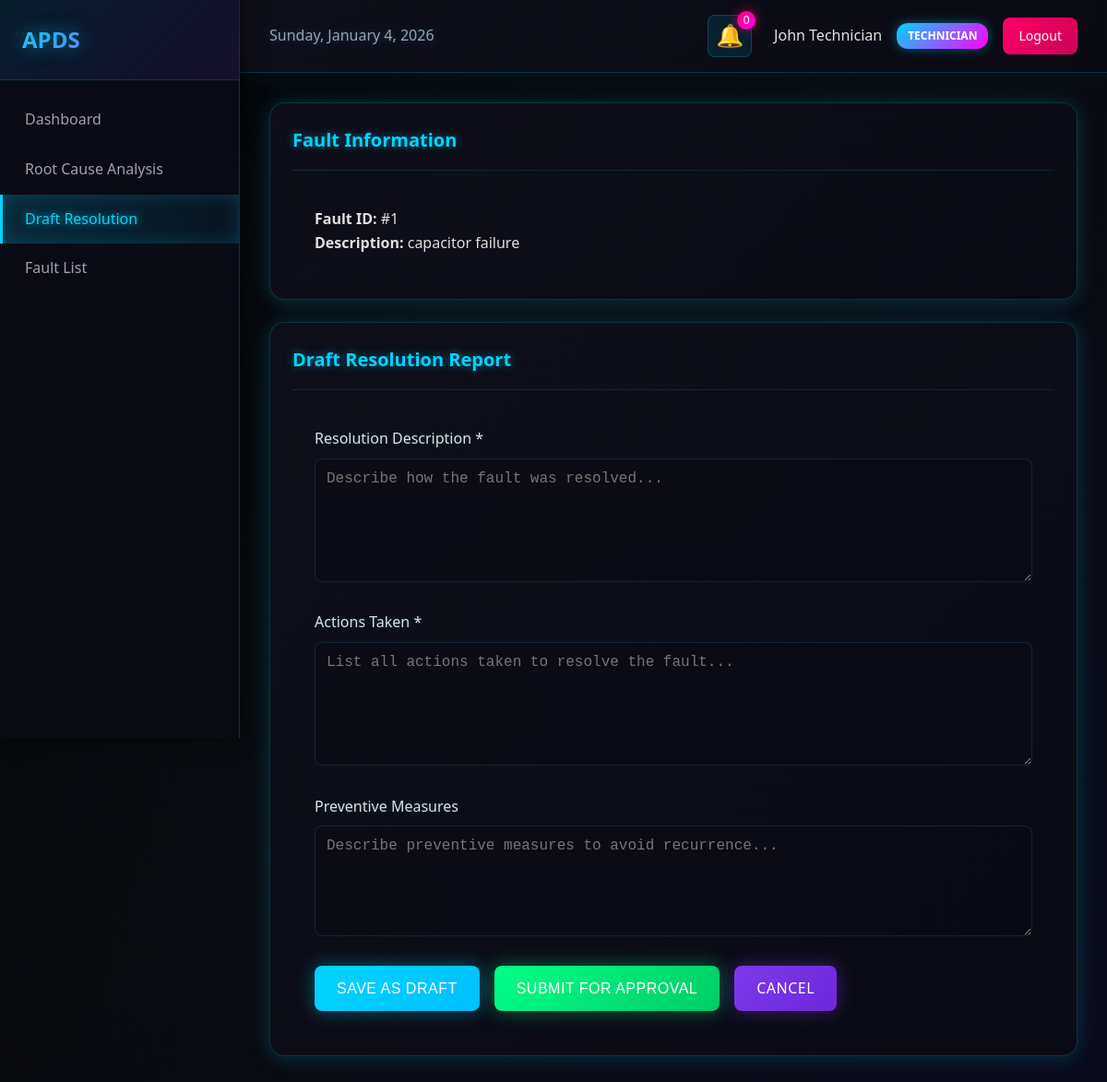
The app's page /forms/draft-resolution?fault_id=1 (signed in) with its own data.
### tables this page shows
CREATE TABLE users (
                id INTEGER PRIMARY KEY AUTOINCREMENT,
                username TEXT UNIQUE NOT NULL,
                email TEXT UNIQUE NOT NULL,
                password_hash TEXT NOT NULL,
                role TEXT NOT NULL CHECK(role IN ('technician', 'engineer', 'dm', 'dgm', 'vendor')),
                full_name TEXT NOT NULL,
                department TEXT,
                created_at TIMESTAMP DEFAULT CURRENT_TIMESTAMP,
                is_active INTEGER DEFAULT 1
            );

CREATE TABLE faults (
                id INTEGER PRIMARY KEY AUTOINCREMENT,
                equipment_id INTEGER NOT NULL,
                reported_by INTEGER NOT NULL,
                fault_description TEXT NOT NULL,
                severity TEXT NOT NULL CHECK(severity IN ('low', 'medium', 'high', 'critical')),
                status TEXT DEFAULT 'reported' CHECK(status IN ('reported', 'investigating', 'resolved', 'escalated')),
                reported_at TIMESTAMP DEFAULT CURRENT_TIMESTAMP,
                resolved_at TIMESTAMP,
                FOREIGN KEY (equipment_id) REFERENCES equipment(id),
                FOREIGN KEY (reported_by) REFERENCES users(id)
            );

### app/routes/form_routes.py (the view)
@forms_bp.route('/forms/draft-resolution')
def draft_resolution():
    auth_check = require_auth()
    if auth_check:
        return auth_check
    fault_id = request.args.get('fault_id')
    user = auth_controller.get_current_user()
    notifications = notification_controller.get_user_notifications(unread_only=True)
    fault = None
    if fault_id:
        fault_result = fault_controller.get_fault(int(fault_id))
        if fault_result.get('success'):
            fault = fault_result.get('data')
    return render_template('forms/draft_resolution.html',
                         user=user,
                         fault=fault,
                         notifications=notifications.get('data', []))

### app/controllers/auth_controller.py (called while the page is built)
    def get_current_user(self) -> dict:
        if 'user_id' not in session:
            return None
        user = self.auth_service.get_user_by_id(session['user_id'])
        if user:
            return user.to_dict()
        return None

    def is_authenticated(self) -> bool:
        return 'user_id' in session

### app/controllers/fault_controller.py (called while the page is built)
    def get_fault(self, fault_id: int) -> dict:
        try:
            fault = self.fault_service.get_fault_by_id(fault_id)
            if fault:
                return {
                    'success': True,
                    'data': fault.to_dict()
                }
            return {
                'success': False,
                'message': 'Fault not found'
            }
        except Exception as e:
            return {
                'success': False,
                'message': str(e)
            }

### app/controllers/notification_controller.py (called while the page is built)
    def get_user_notifications(self, unread_only: bool = False) -> dict:
        try:
            user_id = session.get('user_id')
            if not user_id:
                return {'success': False, 'message': 'Not authenticated'}
            notifications = self.notification_service.get_user_notifications(user_id, unread_only)
            return {
                'success': True,
                'data': [notif.to_dict() for notif in notifications]
            }
        except Exception as e:
            return {
                'success': False,
                'message': str(e)
            }

### app/models/fault.py (called while the page is built)
    @classmethod
    def from_dict(cls, data: dict):
        return cls(
            id=data.get('id'),
            equipment_id=data.get('equipment_id', 0),
            reported_by=data.get('reported_by', 0),
            fault_description=data.get('fault_description', ''),
            severity=data.get('severity', 'low'),
            status=data.get('status', 'reported'),
            reported_at=datetime.fromisoformat(data['reported_at']) if data.get('reported_at') else None,
            resolved_at=datetime.fromisoformat(data['resolved_at']) if data.get('resolved_at') else None
        )

### app/models/user.py (called while the page is built)
    def to_dict(self) -> dict:
        return {
            'id': self.id,
            'username': self.username,
            'email': self.email,
            'role': self.role,
            'full_name': self.full_name,
            'created_at': self.created_at.isoformat() if self.created_at else None,
            'is_active': self.is_active
        }

### app/repositories/base_repository.py (called while the page is built)
    def dict_to_row(self, row):
        if row:
            return dict(row)
        return None

### app/templates/forms/draft_resolution.html (shortened to what this page needs)
{% extends "base.html" %}
{% block sidebar_menu %}
<a href="{{ url_for('dashboard.engineer_dashboard') }}">Dashboard</a>
<a href="{{ url_for('forms.root_cause_analysis') }}">Root Cause Analysis</a>
<a href="{{ url_for('forms.draft_resolution') }}" class="active">Draft Resolution</a>
<a href="{{ url_for('views.fault_list') }}">Fault List</a>
{% endblock %}
{% block content %}
{% if fault %}
<div class="card" style="margin-bottom: 1.5rem;">
    <div class="card-header">
        <h2 class="card-title">Fault Information</h2>
    </div>
    <div style="padding: 1.5rem;">
        <p><strong>Fault ID:</strong> #{{ fault.id }}</p>
        <p><strong>Description:</strong> {{ fault.fault_description }}</p>
    </div>
</div>
{% endif %}
<div class="card">
    <div class="card-header">
        <h2 class="card-title">Draft Resolution Report</h2>
    </div>
    <form id="reportForm" class="form-container" style="padding: 1.5rem;">
        <div class="form-group">
            <label class="form-label" for="resolution_description">Resolution Description *</label>
            <textarea class="form-textarea" id="resolution_description" name="resolution_description" rows="6" required placeholder="Describe how the fault was resolved..."></textarea>
        </div>
        <div class="form-group">
            <label class="form-label" for="actions_taken">Actions Taken *</label>
            <textarea class="form-textarea" id="actions_taken" name="actions_taken" rows="6" required placeholder="List all actions taken to resolve the fault..."></textarea>
        </div>
        <div class="form-group">
            <label class="form-label" for="preventive_measures">Preventive Measures</label>
            <textarea class="form-textarea" id="preventive_measures" name="preventive_measures" rows="4" placeholder="Describe preventive measures to avoid recurrence..."></textarea>
        </div>
        <div class="form-actions" style="display: flex; gap: 1rem; margin-top: 1.5rem;">
            <button type="submit" class="btn btn-primary">Save as Draft</button>
            <button type="button" class="btn btn-success" id="submitForApproval">Submit for Approval</button>
            <a href="{{ url_for('dashboard.engineer_dashboard') }}" class="btn btn-secondary">Cancel</a>
        </div>
    </form>
</div>
{% endblock %}

### app/templates/base.html (shortened to what this page needs)
<!DOCTYPE html>
<html lang="en">
<head>
    <link rel="stylesheet" href="{{ url_for('static', filename='css/main.css') }}">
</head>
<body>
    {% if user %}
    <div class="dashboard-container">
        <aside class="sidebar">
            <div class="sidebar-header">
                <h2>APDS</h2>
            </div>
            <nav class="sidebar-nav">
                {% block sidebar_menu %}{% endblock %}
            </nav>
        </aside>
        <div class="main-content">
            <header class="top-navbar">
                <div class="navbar-left">
                    <span class="current-date" id="currentDate"></span>
                </div>
                <div class="navbar-right">
                    <div class="notifications-dropdown">
                        <button class="notification-btn" id="notificationBtn">
                            🔔
                            <span class="notification-badge" id="notificationBadge">0</span>
                        </button>
                    </div>
                    <div class="user-profile">
                        <span class="user-name">{{ user.full_name }}</span>
                        <span class="user-role">{{ user.role|upper }}</span>
                        <a href="{{ url_for('auth.logout') }}" class="logout-btn">Logout</a>
                    </div>
                </div>
            </header>
            <main class="content-area">
                {% block content %}{% endblock %}
            </main>
        </div>
    </div>
    {% else %}
    <div class="auth-container">
        {% block auth_content %}{% endblock %}
    </div>
    {% endif %}
</body>
</html>

### records on screen
users: full_name "John Technician", role "TECHNICIAN"
faults: id "1", fault_description "capacitor failure"
